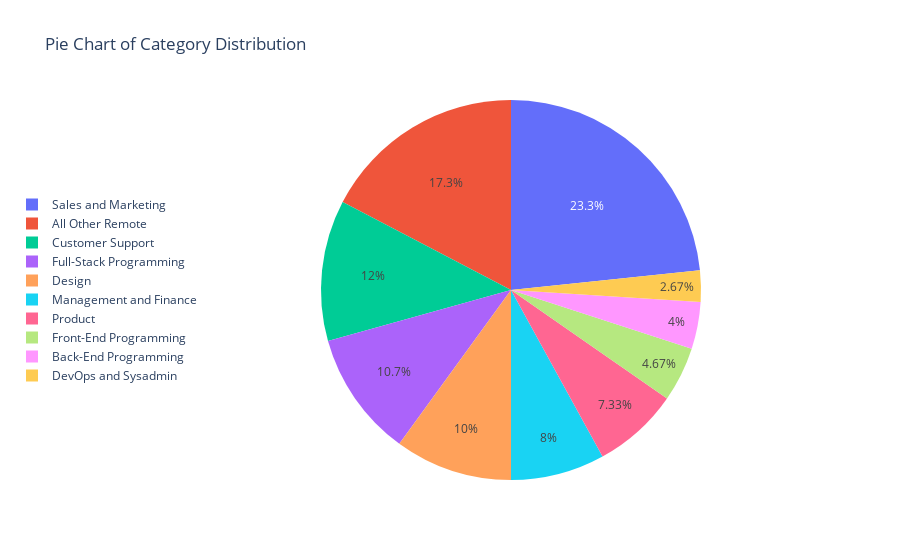

The code cell stored with this chart in its notebook:
### Code cell
# Create category pie
categories = df['Category'].value_counts()

pie_categories = px.pie(
    categories,
    values = categories.values,
    names = categories.index,
    title = 'Pie Chart of Category Distribution'
)

pie_categories.update_layout(
    legend=dict(
        orientation="v",
        yanchor="auto",
        y=0.5, # Center the legend vertically
        xanchor="right",
        x=0 # Position the legend's right edge at the plot's left edge
    )
)

pie_categories.update_traces(hovertemplate='<b>%{value}</b> jobs<extra></extra>')


pie_categories.show()

### Figure 1 — Plotly figure (JSON) as saved in the notebook; plotly's stock layout.template omitted (floating-point values rounded to 4 significant figures)
{"data": [{"domain": {"x": [0, 1], "y": [0, 1]}, "hovertemplate": "<b>%{value}</b> jobs<extra></extra>", "labels": ["Sales and Marketing", "All Other Remote", "Customer Support", "Full-Stack Programming", "Design", "Management and Finance", "Product", "Front-End Programming", "Back-End Programming", "DevOps and Sysadmin"], "legendgroup": "", "name": "", "showlegend": true, "type": "pie", "values": [35, 26, 18, 16, 15, 12, 11, 7, 6, 4]}], "layout": {"autosize": true, "legend": {"orientation": "v", "tracegroupgap": 0, "x": 0, "xanchor": "right", "y": 0.5, "yanchor": "auto"}, "title": {"text": "Pie Chart of Category Distribution"}}}
